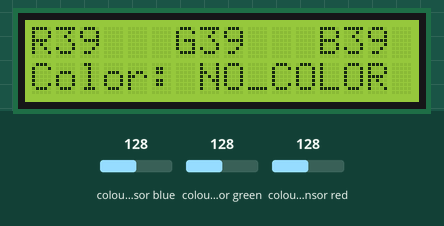
A sketch run on a simulated Arduino Uno, built with avr-gcc and run on an emulated ATmega328P. Parts: 16×2 character LCD. Wiring (inferred from the names in the program): TCS3200 colour sensor: output pin 8; S2 pin 6; S3 pin 7; S0 pin 4; S1 pin 5. Inputs (shaded band) come from the test bench; at power-on: colour sensor blue 128, colour sensor green 128, colour sensor red 128. What the sketch prints to the serial monitor is not drawn.

Above: at 1.2 s.
1.3 s: colour sensor blue set to 5
At 3.1 s:
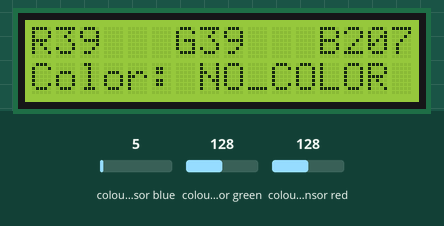
4.3 s: colour sensor green set to 5
At 6.3 s:
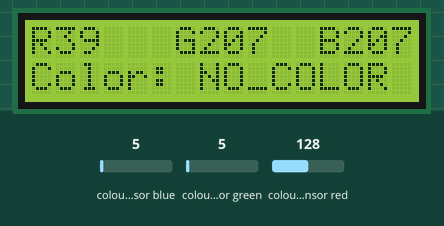
6.9 s: colour sensor red set to 0
At 8.7 s:
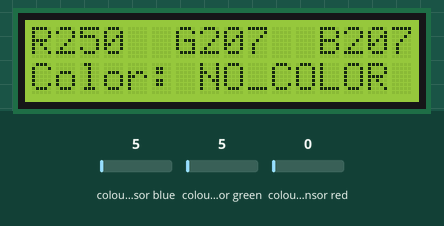
9.1 s: colour sensor blue set to 64
At 10.7 s:
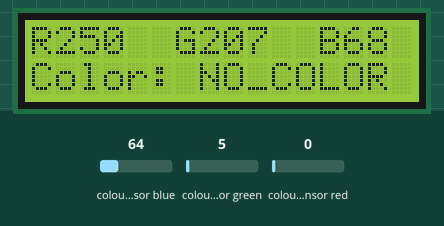
11.3 s: colour sensor green set to 0
At 12.7 s:
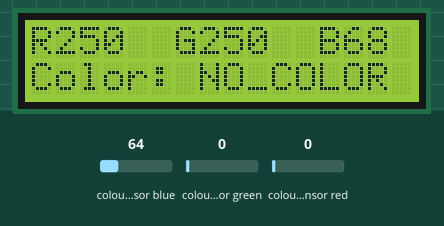
13.4 s: colour sensor blue set to 0
At 15.2 s:
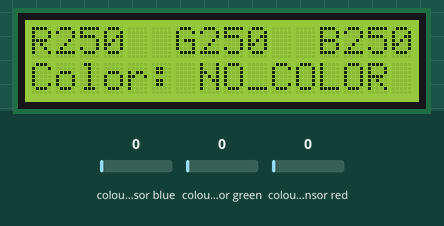
Timing chart, 0 to 16.7 s (numbered marks = the images above; inputs shaded):
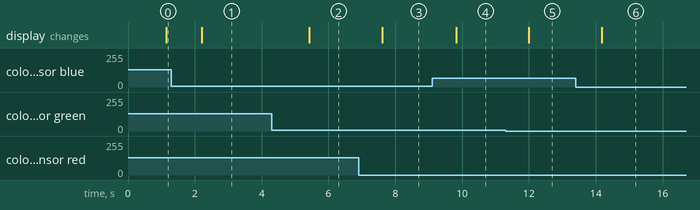

The sketch:

Color_Detection.ino
```cpp
//#include "stationDefines.h"
/* LCD */
#include <Wire.h>
#include <LiquidCrystal_I2C.h>

LiquidCrystal_I2C lcd(0x27, 16, 2);

// Variables
int red;
int grn;
int blu;
String color = "";
int count = 0;
long startTiming = 0;
long elapsedTime = 0;
boolean DEBUG = true;


#define s0 4
#define s1 5
#define s2 6
#define s3 7
#define outPin 8
void setup() {

  pinMode(s0, OUTPUT);
  pinMode(s1, OUTPUT);
  pinMode(s2, OUTPUT);
  pinMode(s3, OUTPUT);
  pinMode(outPin, INPUT); //out from sensor becomes input to arduino

  // Setting frequency scaling to 100%
  digitalWrite(s0, HIGH);
  digitalWrite(s1, HIGH);

  Serial.begin(9600);
                       // initialize the lcd
  lcd.init();
  lcd.backlight();
  lcd.print("MJRoBot ColorDet");
  Serial.println("MJRoBot Color Detector");
  startTiming = millis();
}


void getColor()
{
  readRGB();

  if (red > 1 && red < 5 && grn > 5 && grn < 10&& blu > 2 && blu < 3) color = "WHITE";
  else if (red > 23 && red < 35 && grn                     > 28 && grn < 39 && blu > 15&& blu < 35) color = "BLACK";
  else if (red > 4 && red < 10 && grn > 18 && grn < 25 && blu > 12 && blu < 20) color = "RED";
  else if (red > 10 && red < 20 && grn > 5 && grn < 20 &                                     & blu > 5 && blu < 25) color = "GREEN";
  else if (red > 2 && red < 7 && grn > 4 && grn < 10 && blu > 7 && blu < 14) color = "YELLOW";
  else if (red > 11 && red < 25 && grn > 6 && grn < 17&& blu > 3 && blu < 13  ) color = "BLUE";
   else if (red > 3 && red < 7 && grn >8 && grn < 15 && blu > 10 && blu <20) color = "orange";
  else  color = "NO_COLOR";
}

/* read RGB components */
void readRGB()
{
  red = 0;
  grn = 0;
  blu = 0;
  int n = 10;
  for (int i = 0; i < n; ++i)
  {
    //read red component
    digitalWrite(s2, LOW);
    digitalWrite(s3, LOW);
    red = red + pulseIn(outPin, LOW);

    //read green component
    digitalWrite(s2, HIGH);
    digitalWrite(s3, HIGH);
    grn = grn + pulseIn(outPin, LOW);

    //let's read blue component
    digitalWrite(s2, LOW);
    digitalWrite(s3, HIGH);
    blu = blu + pulseIn(outPin, LOW);
  }
  red = red / n;
  grn = grn / n;
  blu = blu / n;
}


void showDataLCD(void)
{
  lcd.clear();
  lcd.setCursor (0, 0);
  lcd.print("R");
  lcd.setCursor (1, 0);
  lcd.print("    ");
  lcd.setCursor (1, 0);
  lcd.print(red);
  lcd.setCursor (5, 0);
  lcd.print(" G");
  lcd.setCursor (7, 0);
  lcd.print("    ");
  lcd.setCursor (7, 0);
  lcd.print(grn);
  lcd.setCursor (12, 0);
  lcd.print("B");
  lcd.setCursor (13, 0);
  lcd.print("    ");
  lcd.setCursor (13, 0);
  lcd.print(blu);

  lcd.setCursor (0, 1);
  lcd.print("Color: ");
  lcd.setCursor (7, 1);
  lcd.print("        ");
  lcd.setCursor (7, 1);
  lcd.print(color);

}

/***************************************************
  Showing captured data at Serial Monitor
****************************************************/
void printData(void)
{
  Serial.print("red= ");
  Serial.print(red);
  Serial.print("   green= ");
  Serial.print(grn);
  Serial.print("   blue= ");
  Serial.print(blu);
  Serial.print (" - ");
  Serial.print (color);
  Serial.println (" detected!");
}


void loop() {

  getColor();
  if (DEBUG) printData();
  elapsedTime = millis() - startTiming;
  if (elapsedTime > 1000)
  {
    showDataLCD();
    startTiming = millis();
  }
}
```

Measured:
- after the input at 1.3 s, the display: changes after 0.90 s (image 1)
- after the input at 4.3 s, the display: changes after 1.1 s (image 2)
- after the input at 6.9 s, the display: changes after 0.71 s (image 3)
- after the input at 9.1 s, the display: changes after 0.72 s (image 4)
- after the input at 11.3 s, the display: changes after 0.70 s (image 5)
- after the input at 13.4 s, the display: changes after 0.79 s (image 6)
